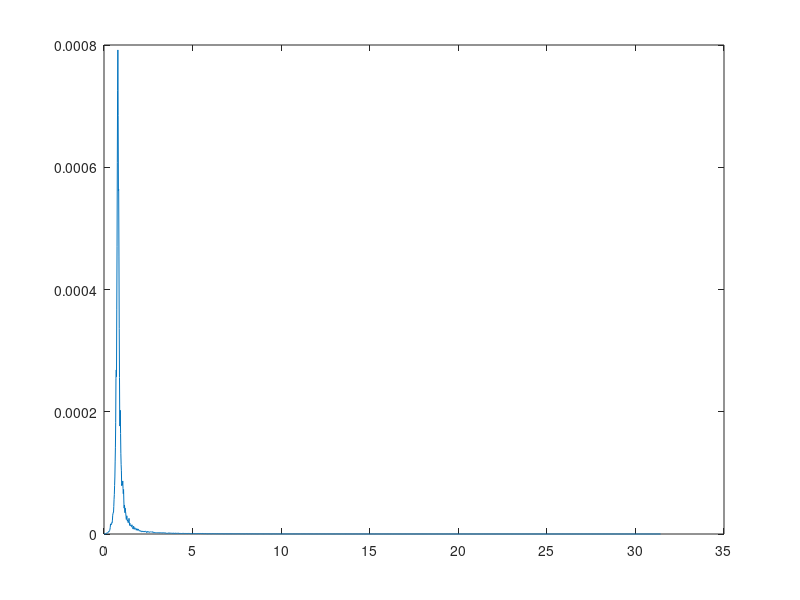

The MATLAB script that drew this image:
%% Task a)

CONVERT_HZ_TO_RAD_S = 2*pi;
CONVERT_DEG_TO_RAD = pi/180;
CONVERT_RAD_TO_DEG = 1/CONVERT_DEG_TO_RAD;
CONVERT_RAD_S_TO_HZ = 1/CONVERT_HZ_TO_RAD_S;

load('wave.mat')
x = psi_w(2,:)*CONVERT_DEG_TO_RAD;
WINDOW_SIZE = 4096; % Given in assignement
sampling_frequency = 10; % Hz



[pxx, f] = pwelch(x, WINDOW_SIZE, [], [], sampling_frequency);

omega = f*CONVERT_HZ_TO_RAD_S; % Convert Hz to rad/s
pxx = pxx/CONVERT_HZ_TO_RAD_S; % Convert power/Hz to power/rad/s

plot(omega, pxx)

%% Task b)

%% Task c)

[sigma_squared, index] = max(pxx);

omega_0 = omega(index);

fprintf('sigma_squared = %.2f\nomega_0 = %.4f', sigma_squared, omega_0);